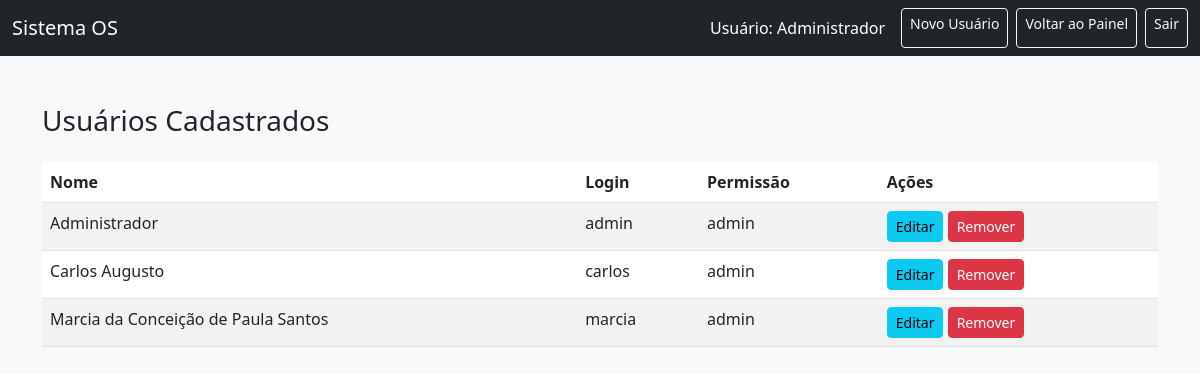
/listar_usuarios (signed in), run on an earlier commit of the app's database.
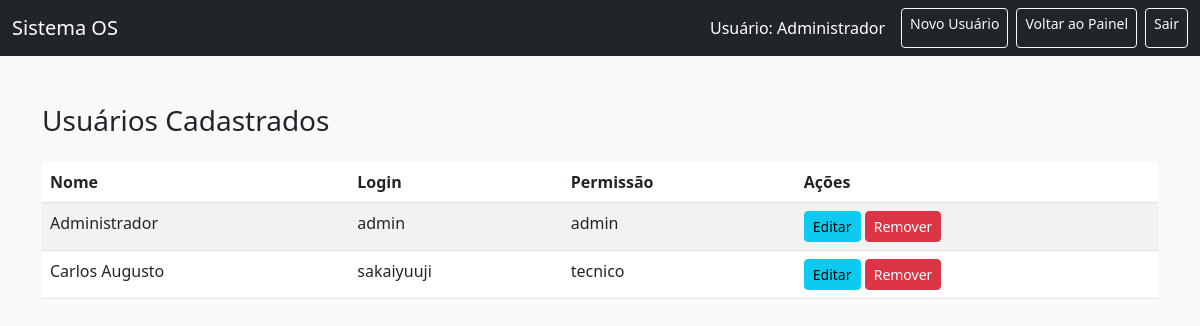
And on a later commit of the database.
### tables this page shows
CREATE TABLE usuarios (
            id INTEGER PRIMARY KEY AUTOINCREMENT,
            nome TEXT NOT NULL,
            login TEXT NOT NULL UNIQUE,
            senha TEXT NOT NULL,
            permissao TEXT NOT NULL,
            id_cliente INTEGER,
            FOREIGN KEY (id_cliente) REFERENCES clientes(id)
        );

### app.py (the view)
@app.route('/listar_usuarios')
def listar_usuarios():
    if 'permissao' not in session or session['permissao'] != 'admin':
        flash('Você não tem permissão para acessar esta página.', 'warning')
        return redirect(url_for('dashboard'))
    conn = sqlite3.connect(DB) # CORRIGIDO: Usando DB
    c = conn.cursor()
    c.execute("SELECT id, nome, login, permissao FROM usuarios WHERE permissao != 'cliente' ORDER BY nome")
    usuarios_db = c.fetchall()
    usuarios = [
        {'id': u[0], 'nome': u[1], 'login': u[2], 'permissao': u[3]}
        for u in usuarios_db
    ]
    conn.close()
    return render_template('listar_usuarios.html', usuarios=usuarios)

### templates/listar_usuarios.html (shortened to what this page needs)
<!DOCTYPE html>
<html lang="pt-br">
<head>
  <link href="https://cdn.jsdelivr.net/npm/bootstrap@5.3.0/dist/css/bootstrap.min.css" rel="stylesheet">
</head>
<body class="bg-light">
<nav class="navbar navbar-dark bg-dark">
  <div class="container-fluid">
    <a class="navbar-brand" href="{{ url_for('dashboard') }}">Sistema OS</a>
    <div class="d-flex">
      <span class="navbar-text text-white me-3">Usuário: {{ session['usuario_nome'] }}</span>
      <a href="{{ url_for('cadastrar_usuario') }}" class="btn btn-outline-light btn-sm me-2">Novo Usuário</a>
      <a href="{{ url_for('dashboard') }}" class="btn btn-outline-light btn-sm me-2">Voltar ao Painel</a>
      <a href="{{ url_for('logout') }}" class="btn btn-outline-light btn-sm">Sair</a>
    </div>
  </div>
</nav>
<div class="container py-5">
  <h3>Usuários Cadastrados</h3>
  <table class="table table-striped table-hover mt-4">
    <thead>
      <tr>
        <th>Nome</th>
        <th>Login</th>
        <th>Permissão</th>
        <th>Ações</th>
      </tr>
    </thead>
    <tbody>
    {% for usuario in usuarios %}
    <tr>
        <td>{{ usuario.nome }}</td>
        <td>{{ usuario.login }}</td>
        <td>{{ usuario.permissao }}</td>
        <td>
            <a href="{{ url_for('editar_usuario', usuario_id=usuario.id) }}" class="btn btn-sm btn-info">Editar</a>
            <form action="{{ url_for('excluir_usuario', usuario_id=usuario.id) }}" method="POST" style="display:inline;" onsubmit="return confirm('Tem certeza que deseja excluir o usuário {{ usuario.nome }}? Esta ação é irreversível.');">
                <button type="submit" class="btn btn-sm btn-danger">Remover</button>
            </form>
        </td>
    </tr>
    {% endfor %}
</tbody>
  </table>
</div>
</body>
</html>

What changed in the data, as far as the page shows it:
no longer on this page (row edited): usuarios: nome "Marcia da Conceição de Paula Santos", login "marcia", permissao "admin"
changed usuarios "Carlos Augusto": login "carlos" → "sakaiyuuji"; permissao "admin" → "tecnico"
